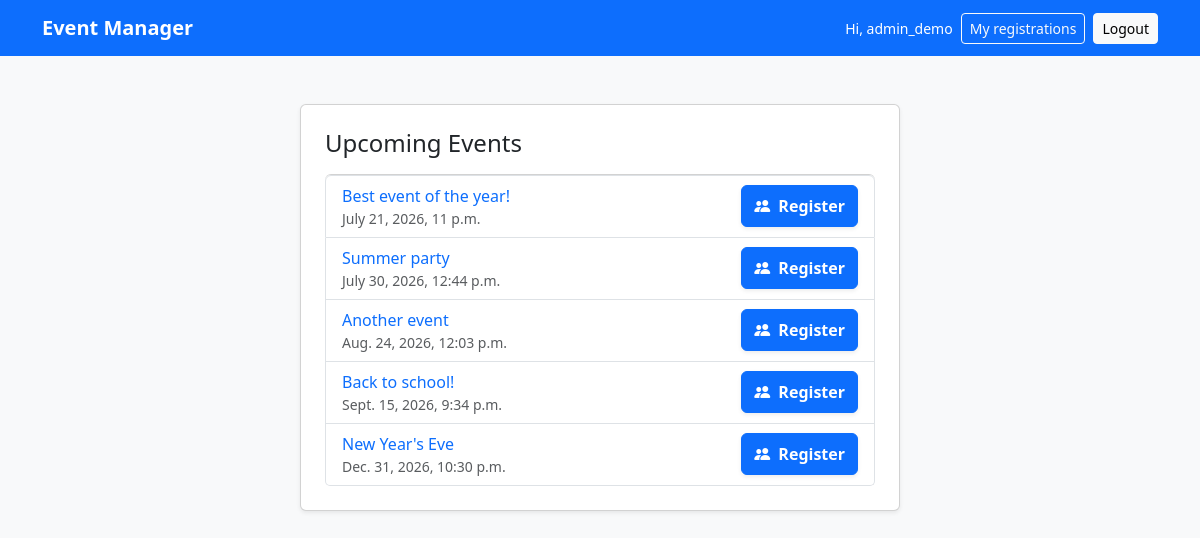
/events/ (signed in), run on the app's committed database.
### accounts/models.py (models this page shows, shortened)
class CustomUser(AbstractUser):
    ROLES = {"A": "Attendee", "O": "Organizer"}
    role = models.CharField(max_length=1, choices=ROLES, default="A")
    email = models.EmailField(unique=True)
    def is_organizer(self) -> bool:
        return self.role == "O"

### events/models.py (models this page shows, shortened)
class Event(models.Model):
    organizer = models.ForeignKey(CustomUser, on_delete=models.CASCADE)
    title = models.CharField(max_length=100)
    date = models.DateTimeField()
    description = models.TextField()
    location = models.CharField(max_length=255)
    class Meta:
        ordering = ["date"]
    def get_absolute_url(self):
        return reverse("event_detail", kwargs={"pk": self.pk})

### events/views.py (the view)
# urls.py: path("", EventListView.as_view(), name="event_list"),
class EventListView(AttendeeRequiredMixin, ListView):
    model = Event
    template_name = "event_list.html"
    def get_context_data(self, **kwargs):
        context = super().get_context_data(**kwargs)
        context["registered_event_ids"] = set(
            Registration.objects.filter(attendee=self.request.user).values_list("event_id", flat=True)
        )
        return context

### accounts/mixins.py (called while the page is built)
    def test_func(self):
        return not self.request.user.is_organizer()

### templates/event_list.html
{% extends "base.html" %}
{% block body %}
<div class="container d-flex flex-column align-items-center py-5">
    <div class="card shadow-sm p-4" style="width: 600px;">
        <div class="d-flex justify-content-between align-items-center mb-3">
            <h2 class="h4 mb-0 text-dark">Upcoming Events</h2>
        </div>
        {% if event_list %}
            <ul class="list-group">
                {% for event in event_list %}
                    <li class="list-group-item d-flex justify-content-between align-items-center">
                        <div>
                            <a href="{{ event.get_absolute_url }}" class="text-decoration-none">{{ event.title }}</a>
                            <div class="text-muted small">{{ event.date }}</div>
                        </div>
                        {% if event.id in registered_event_ids %}
                            <span class="badge bg-success">Registered</span>
                        {% else %}
                            <div class="text-center">
                                <a href="{% url 'new_registration' event.pk %}" class="btn btn-primary w-100 py-2 shadow-sm fw-semibold">
                                    <i class="bi bi-people-fill me-2"></i>Register
                                </a>
                            </div>
                        {% endif %}
                    </li>
                {% endfor %}
            </ul>
        {% else %}
            <div class="text-center text-muted small">
                No upcoming events yet.
            </div>
        {% endif %}
    </div>
</div>
{% endblock body %}

### templates/base.html (shortened to what this page needs)
<!DOCTYPE html>
<html lang="it">
<head>
    <link href="https://cdn.jsdelivr.net/npm/bootstrap@5.3.0/dist/css/bootstrap.min.css" rel="stylesheet">
    <link rel="stylesheet" href="https://cdn.jsdelivr.net/npm/bootstrap-icons@1.11.3/font/bootstrap-icons.css">
</head>
<body class="bg-light">
    <nav class="navbar navbar-expand-md navbar-dark bg-primary">
        <div class="container">
            <a class="navbar-brand fw-semibold" href="{% url 'home' %}">Event Manager</a>
            <div class="d-flex align-items-center gap-2">
                {% if user.is_authenticated %}
                <span class="text-white small d-none d-sm-inline">Hi, {{ user.username }}</span>
                    {% if user.is_organizer %}
                        <a href="{% url 'organizer_dashboard' %}" class="btn btn-outline-light btn-sm">My events</a>
                    {% else %}
                        <a href="{% url 'attendee_dashboard' %}" class="btn btn-outline-light btn-sm">My registrations</a>
                    {% endif %}
                    <form action="{% url 'logout' %}" method="post" class="m-0">
                        <button type="submit" class="btn btn-light btn-sm">Logout</button>
                    </form>
                {% else %}
                    <a href="{% url 'login' %}" class="btn btn-outline-light btn-sm">Login</a>
                    <a href="{% url 'signup_attendee' %}" class="btn btn-light btn-sm">Sign up</a>
                {% endif %}
            </div>
        </div>
    </nav>
    <main class="flex-grow-1">
        {% block body %}
        {% endblock body %}
    </main>
</body>
</html>

### data on the page
CustomUser: username "admin_demo"
Event: title "Best event of the year!", date "July 21, 2026, 11 p.m.", shows "Register"
Event: title "Summer party", date "July 30, 2026, 12:44 p.m.", shows "Register"
Event: title "Another event", date "Aug. 24, 2026, 12:03 p.m.", shows "Register"
Event: title "Back to school!", date "Sept. 15, 2026, 9:34 p.m.", shows "Register"
Event: title "New Year's Eve", date "Dec. 31, 2026, 10:30 p.m.", shows "Register"
